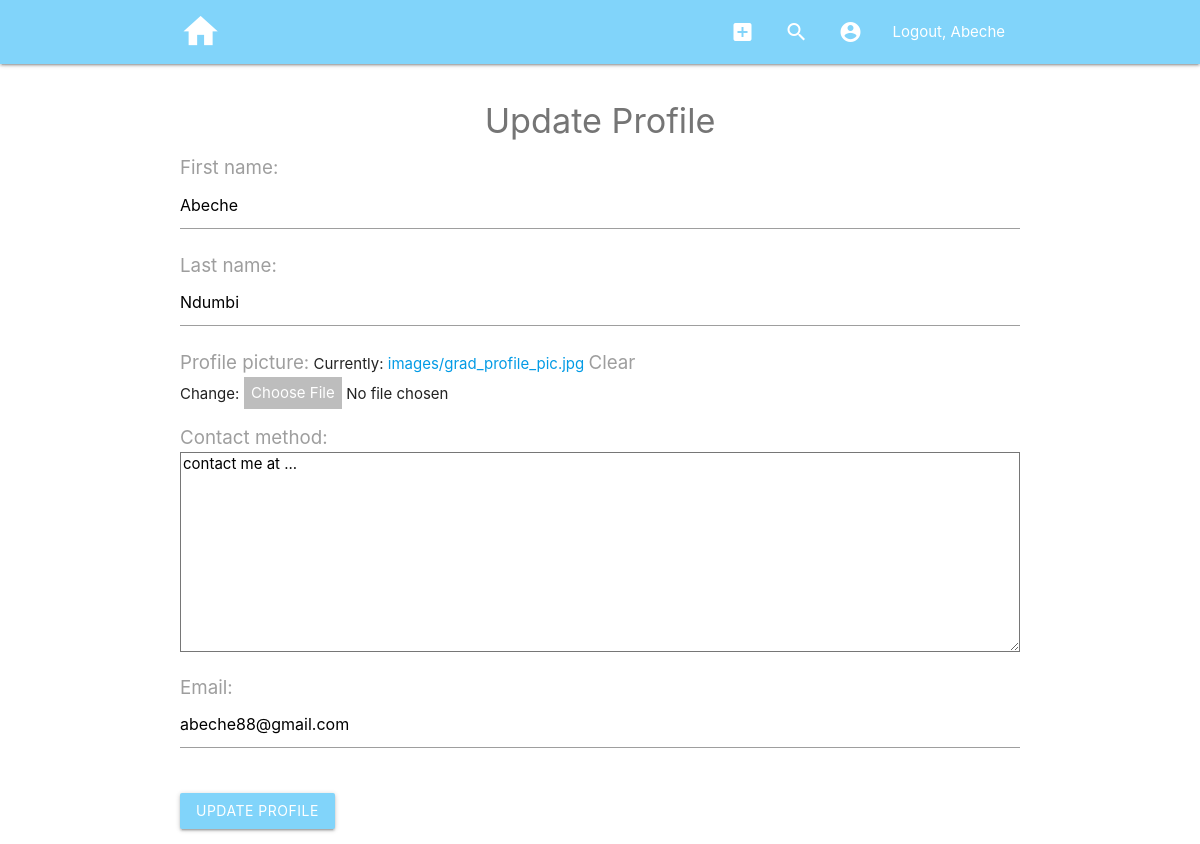
The page /thrift/profile-update/6997d5dd-94b0-4f4e-ba43-bf60d1f1dffa/ (signed in) on the database its author committed.
### thrift/models.py (models this page shows, shortened)
class UserProfile(models.Model):
    user = models.OneToOneField(User, null=True, on_delete=models.SET_NULL)
    slug = models.SlugField(default=uuid.uuid4, null=True)
    first_name = models.CharField(max_length=128)
    last_name = models.CharField(max_length=128)
    profile_picture = models.ImageField(null=True, blank=True, upload_to="images/")
    contact_method = models.TextField(default="contact me at...", max_length=256)
    email = models.EmailField(max_length=128)
    created = models.DateTimeField(null=True, editable=False)
    modified = models.DateTimeField(null=True)

### thrift/views.py (the view)
# urls.py: path('thrift/profile-update/<slug:slug>/', profile_update_view),
@login_required(login_url='/login/')
def profile_update_view(request, slug):
    profile_obj = get_object_or_404(UserProfile, slug=slug, user=request.user)
    form = UserProfileForm(request.POST or None, request.FILES or None, instance=profile_obj)
    context = {
        "form": form,
        "profile_obj": profile_obj,
    }
    if form.is_valid():
        form.save()
        context["msg"] = "form was saved"
        return redirect(profile_obj.get_absolute_url())
    return render(request, "thrift/profile-update.html", context)

### thrift/forms.py (shortened to what this page needs)
class UserProfileForm(forms.ModelForm):
    class Meta:
        model = UserProfile
        fields = "__all__"
        exclude = ['user', 'slug', 'modified']

### templates/thrift/profile-update.html (shortened to what this page needs)
{% extends "base.html" %}
{% block content %}
{% if user.userprofile %}
<h4 class="grey-text text-darken-1 center">Update Profile</h4>
<form method="POST" enctype="multipart/form-data">
    {{ form.as_p }}
    <br>
    <input class="btn light-blue lighten-3" type="submit" value="Update Profile"></input>
</form>
{% else %}
{{ msg }}
{% endif %}
{% endblock content %}

### templates/base.html (shortened to what this page needs)
{% load static %}
<!DOCTYPE html>
<html lang="en">
<head>
    <link rel="stylesheet" href="https://cdnjs.cloudflare.com/ajax/libs/materialize/1.0.0-rc.1/css/materialize.min.css"
 />
    <link rel="stylesheet" href="https://cdnjs.cloudflare.com/ajax/libs/materialize/1.0.0/css/materialize.min.css">
    <link href="{% static 'css/style.css' %}" rel="stylesheet">
</head>
<body>
    <div class="navbar-fixed">
        <nav class="light-blue lighten-3">
            <div class="nav-wrapper container">
                <a href="/" class="brand-logo"><i id="home-icon" class="large material-icons">home</i></a>
                <ul class="right hide-on-med-and-down">
                    {% if user.is_authenticated %}
                    <li><a href="/thrift/item-create/" class="tooltipped" data-position="bottom"
                            data-tooltip="Add Listing"><i class="material-icons">add_box</i></a></li>
                    <li><a href="/search-listings" class="tooltipped" data-position="bottom"
                            data-tooltip="Search Listings"><i class="material-icons">search</i></a></li>
                    {% endif %}
                    {% if user.is_authenticated and user.userprofile %}
                    <li><a href="/thrift/profile-detail/{{user.userprofile.slug}}" class="tooltipped"
                            data-position="bottom" data-tooltip="View Profile" data-delay="1000"><i
                                class="material-icons">account_circle</i></a>
                    </li>
                    {% endif %}
                    {% if user.is_authenticated and user.userprofile %}
                    <li><a href="/logout">Logout,
                            {{user.userprofile.first_name}}</a>
                    </li>
                    {% elif user.is_authenticated %}
                    <li><a href="/logout">Logout</a>
                    </li>
                    {% endif %}
                </ul>
            </div>
        </nav>
    </div>
    <div class="container section">
        {% block content %}
        {% endblock content %}
    </div>
</body>
</html>

### static/css/style.css (style rules this page uses)
#home-icon { font-size: 2.75rem; }
label { font-size: 1.25rem; }
textarea { height: 25vh !important; }

### rows shown on the page
UserProfile: first_name "Abeche", last_name "Ndumbi", contact_method "contact me at ...", email "abeche88@gmail.com"

### other values the page prints
{{ user.userprofile.first_name }} "Abeche"
